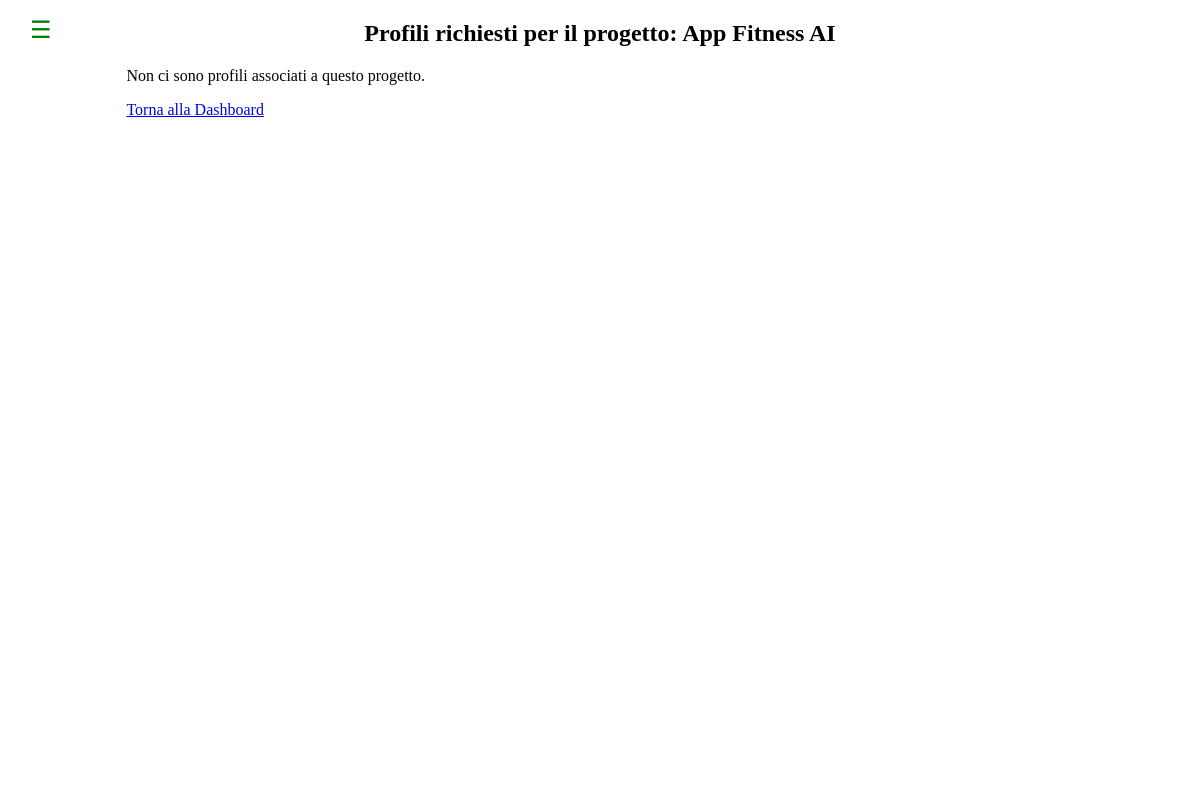
Page /php/candidatura/visualizza_Profili.php?nome_progetto=App+Fitness+AI (signed in) on the earlier database version.
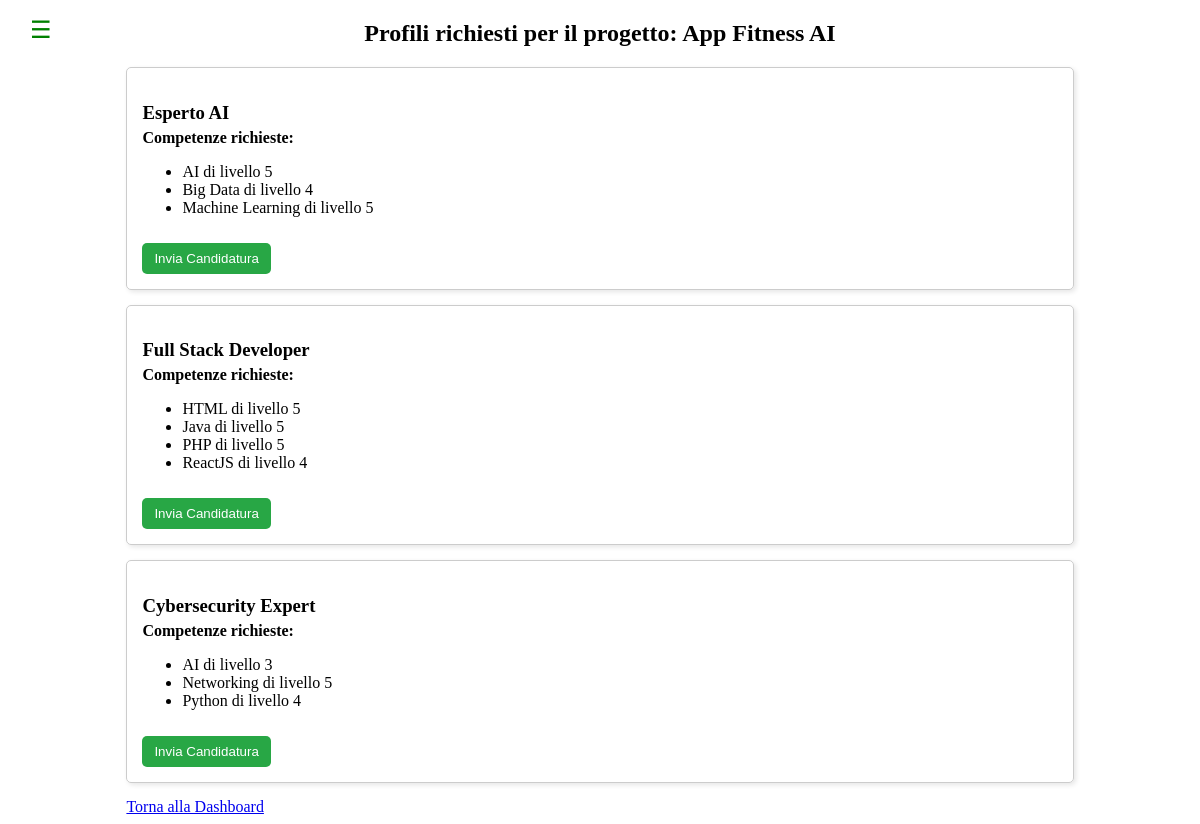
Same page on the later database version.
### tables this page shows
CREATE TABLE Profilo (
    id INT AUTO_INCREMENT PRIMARY KEY,
    nome VARCHAR(50) NOT NULL
);

### php/candidatura/visualizza_Profili.php (the view, shortened to what this page needs)
<?php
require '../config.php';
$nome_progetto = $_GET['nome_progetto'];
$profili = [];
try {
    $conn = new mysqli($host, $username, $password, $dbname);
    $stmt = $conn->prepare("
        SELECT
            P.id AS id_profilo,
            P.nome AS nome_profilo,
            GROUP_CONCAT(CONCAT(PK.nome_competenza, ' di livello ', PK.livello)
                         ORDER BY PK.nome_competenza ASC
                         SEPARATOR '; ') AS competenze
        FROM Profilo P
        JOIN Profilo_Software PS ON P.id = PS.id_profilo
        LEFT JOIN ProfiloSkill PK ON P.id = PK.id_profilo
        WHERE PS.nome_Software = ?
        GROUP BY P.id, P.nome
    ");
    $stmt->bind_param("s", $nome_progetto);
    $stmt->execute();
    $result = $stmt->get_result();
    while ($row = $result->fetch_assoc()) {
        $profili[] = $row;
    }
} catch (mysqli_sql_exception $e) {
    die("<p class='error'>Errore nel recupero dei profili: " . htmlspecialchars($e->getMessage()) . "</p>");
}
?>
<!DOCTYPE html>
<html lang="it">
<head>
</head>
<body>
    <div class="container">
    <?php include_once realpath(__DIR__ . '/../includes/sidebar.php'); ?>
        <h2>Profili richiesti per il progetto: <?php echo htmlspecialchars($nome_progetto); ?></h2>
        <?php if (empty($profili)): ?>
            <p>Non ci sono profili associati a questo progetto.</p>
        <?php else: ?>
            <?php foreach ($profili as $profilo): ?>
                <div class="profile-card">
                    <h3><?php echo htmlspecialchars($profilo['nome_profilo']); ?></h3>
                    <p><strong>Competenze richieste:</strong></p>
                    <ul>
                    <?php
                        $competenze_raw = $profilo['competenze'] ?? '';
                        $competenze_array = array_filter(explode("; ", $competenze_raw));
                        if (empty($competenze_array)) {
                            echo "<li>Nessuna competenza richiesta.</li>";
                        } else {
                            foreach ($competenze_array as $competenza): ?>
                                <li><?php echo htmlspecialchars($competenza); ?></li>
                            <?php endforeach;
                        }
                    ?>
                    </ul>
                    <form action="invia_candidatura.php" method="POST">
                        <button type="submit">Invia Candidatura</button>
                    </form>
                </div>
            <?php endforeach; ?>
        <?php endif; ?>
        <a href="../dashboard/dashboard.php">Torna alla Dashboard</a>
    </div>
</body>
</html>

### php/includes/sidebar.php (shortened to what this page needs)
<div class="menu" onclick="toggleMenu()">☰</div>
<div id="sidebar" class="sidebar">
</div>

### php/candidatura/visualizza_Profili.php (style rules this page uses)
.container { width: 80%; margin: auto; }
.profile-card { border: 1px solid #ccc; padding: 15px; margin-bottom: 15px; border-radius: 5px; box-shadow: 2px 2px 5px rgba(0, 0, 0, 0.1); }
h2 { text-align: center; }
.profile-card h3 { margin-bottom: 5px; }
.profile-card p { margin: 2px 0; }
.profile-card button { margin-top: 10px; padding: 8px 12px; border: none; background-color: #28a745; color: white; cursor: pointer; border-radius: 5px; }

### php/includes/sidebar.php (style rules this page uses)
.menu { position: fixed; top: 2vh; left: 30px; cursor: pointer; font-size: 24px; z-index: 2; color: green; }
.sidebar { position: fixed; left: -250px; top: 0; width: 300px; height: 100%; background: white; color: green; padding: 20px; transition: 0.3s; z-index: 1; }

Differences in the rows shown:
added profilo: nome "Esperto AI", competenza "AI di livello 5", competenza "Big Data di livello 4", competenza "Machine Learning di livello 5"
added profilo: nome "Full Stack Developer", competenza "HTML di livello 5", competenza "Java di livello 5", competenza "PHP di livello 5", competenza "ReactJS di livello 4"
added profilo: nome "Cybersecurity Expert", competenza "AI di livello 3", competenza "Networking di livello 5", competenza "Python di livello 4"
Other differences:
text no longer shown: "Non ci sono profili associati a questo progetto."
